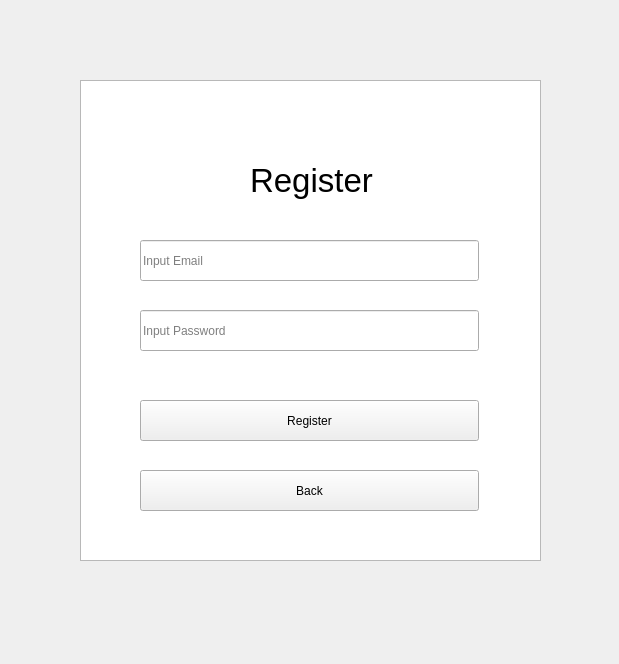
<?xml version="1.0" encoding="UTF-8"?>
<ui version="4.0">
 <class>RegisterUi</class>
 <widget class="QWidget" name="RegisterUi">
  <property name="geometry">
   <rect>
    <x>0</x>
    <y>0</y>
    <width>619</width>
    <height>664</height>
   </rect>
  </property>
  <property name="windowTitle">
   <string>注册</string>
  </property>
  <widget class="QGraphicsView" name="graphicsView">
   <property name="geometry">
    <rect>
     <x>80</x>
     <y>80</y>
     <width>461</width>
     <height>481</height>
    </rect>
   </property>
  </widget>
  <widget class="QPushButton" name="BackBtn">
   <property name="geometry">
    <rect>
     <x>140</x>
     <y>470</y>
     <width>339</width>
     <height>41</height>
    </rect>
   </property>
   <property name="sizePolicy">
    <sizepolicy hsizetype="Expanding" vsizetype="Fixed">
     <horstretch>0</horstretch>
     <verstretch>0</verstretch>
    </sizepolicy>
   </property>
   <property name="minimumSize">
    <size>
     <width>331</width>
     <height>41</height>
    </size>
   </property>
   <property name="text">
    <string>Back</string>
   </property>
  </widget>
  <widget class="QLineEdit" name="email">
   <property name="geometry">
    <rect>
     <x>140</x>
     <y>240</y>
     <width>339</width>
     <height>41</height>
    </rect>
   </property>
   <property name="sizePolicy">
    <sizepolicy hsizetype="Expanding" vsizetype="Fixed">
     <horstretch>0</horstretch>
     <verstretch>0</verstretch>
    </sizepolicy>
   </property>
   <property name="minimumSize">
    <size>
     <width>331</width>
     <height>41</height>
    </size>
   </property>
   <property name="toolTip">
    <string>&lt;html&gt;&lt;head/&gt;&lt;body&gt;&lt;p&gt;&lt;br/&gt;&lt;/p&gt;&lt;/body&gt;&lt;/html&gt;</string>
   </property>
   <property name="text">
    <string/>
   </property>
   <property name="echoMode">
    <enum>QLineEdit::Normal</enum>
   </property>
   <property name="alignment">
    <set>Qt::AlignJustify|Qt::AlignVCenter</set>
   </property>
   <property name="placeholderText">
    <string>Input Email</string>
   </property>
  </widget>
  <widget class="QLabel" name="label">
   <property name="geometry">
    <rect>
     <x>250</x>
     <y>160</y>
     <width>131</width>
     <height>41</height>
    </rect>
   </property>
   <property name="font">
    <font>
     <pointsize>25</pointsize>
    </font>
   </property>
   <property name="text">
    <string>Register</string>
   </property>
  </widget>
  <widget class="QPushButton" name="RegisterBtn">
   <property name="geometry">
    <rect>
     <x>140</x>
     <y>400</y>
     <width>339</width>
     <height>41</height>
    </rect>
   </property>
   <property name="sizePolicy">
    <sizepolicy hsizetype="Expanding" vsizetype="Fixed">
     <horstretch>0</horstretch>
     <verstretch>0</verstretch>
    </sizepolicy>
   </property>
   <property name="minimumSize">
    <size>
     <width>331</width>
     <height>41</height>
    </size>
   </property>
   <property name="text">
    <string>Register</string>
   </property>
  </widget>
  <widget class="QLineEdit" name="password">
   <property name="geometry">
    <rect>
     <x>140</x>
     <y>310</y>
     <width>339</width>
     <height>41</height>
    </rect>
   </property>
   <property name="sizePolicy">
    <sizepolicy hsizetype="Expanding" vsizetype="Fixed">
     <horstretch>0</horstretch>
     <verstretch>0</verstretch>
    </sizepolicy>
   </property>
   <property name="minimumSize">
    <size>
     <width>331</width>
     <height>41</height>
    </size>
   </property>
   <property name="echoMode">
    <enum>QLineEdit::Password</enum>
   </property>
   <property name="alignment">
    <set>Qt::AlignJustify|Qt::AlignVCenter</set>
   </property>
   <property name="placeholderText">
    <string>Input Password</string>
   </property>
   <property name="cursorMoveStyle">
    <enum>Qt::VisualMoveStyle</enum>
   </property>
  </widget>
  <widget class="QLabel" name="info_label">
   <property name="geometry">
    <rect>
     <x>250</x>
     <y>210</y>
     <width>121</width>
     <height>20</height>
    </rect>
   </property>
   <property name="text">
    <string/>
   </property>
   <property name="alignment">
    <set>Qt::AlignCenter</set>
   </property>
  </widget>
 </widget>
 <resources/>
 <connections/>
</ui>
